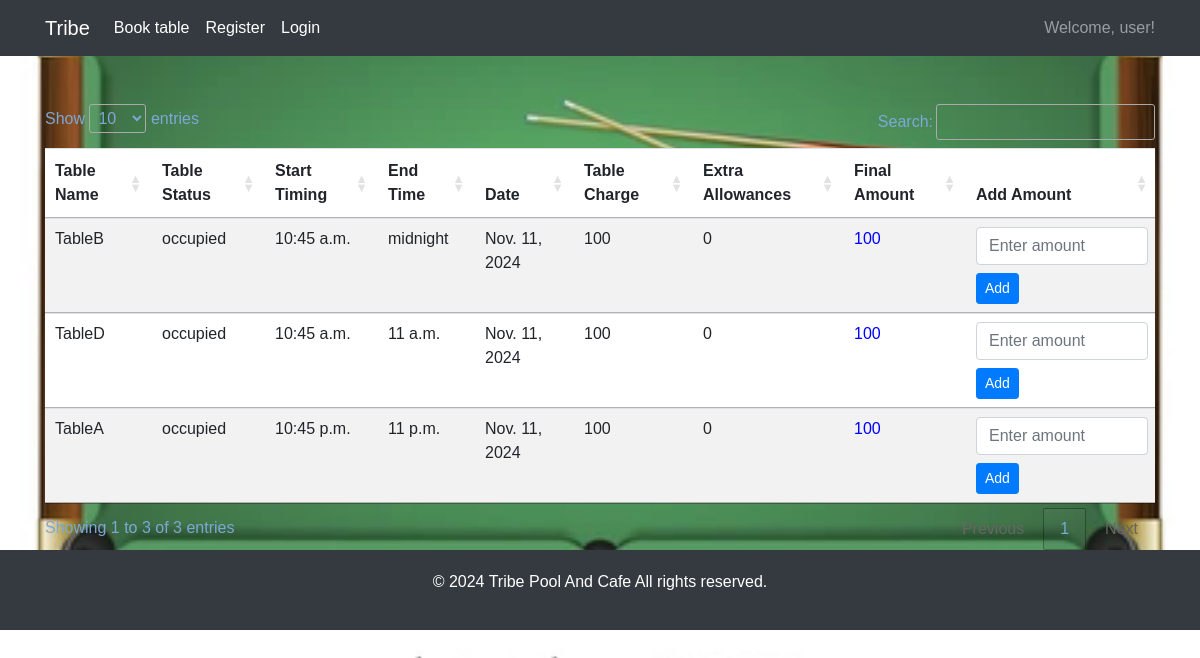
The app's page /bookingpageview/ with its own data.
### tribeapp/models.py (models this page shows, shortened)
class Table(models.Model):
    tablename = models.CharField(max_length=100)
    tablestatus = models.CharField(max_length=20, choices=[('occupied', 'Occupied'), ('reserved', 'Reserved')])
    start_timing = models.TimeField(null=True, blank=True,help_text="Enter an Time between 00:00 and 23:59")
    end_time = models.TimeField(null=True, blank=True,help_text="Enter an Time between 00:00 and 23:59")
    date = models.DateField()
    amount = models.PositiveIntegerField(default=100,validators=[MinValueValidator(50), MaxValueValidator(1000)],help_text="Enter an amount between 50 and 1000")
    extra_allowances = models.PositiveIntegerField(verbose_name="Extra Charges",default=0,blank=True,null=True,validators=[MinValueValidator(0), MaxValueValidator(1000)],)
    created_time = models.DateTimeField(auto_now_add=True)
    update_time = models.DateTimeField(auto_now=True)
    def total_amount(self):
        extra = self.extra_allowances if self.extra_allowances is not None else 0
        return self.amount + extra

### tribeapp/scripts/mainapppage.py (the view)
# urls.py: path('bookingpageview/', bookingpageview.as_view(), name='bookingpageview'),
class bookingpageview(TemplateView):
    def get(self, request, *args, **kwargs):
        tables = Table.objects.all().order_by('-update_time')
        return render(request,'booking.html',{"tables":tables})

### templates/booking.html (shortened to what this page needs)
{% load static %}
<!DOCTYPE html>
<html lang="en">
<head>
    <link rel="stylesheet" href="https://cdn.datatables.net/1.11.5/css/jquery.dataTables.min.css">
    <link href="https://cdn.jsdelivr.net/npm/bootstrap@5.3.0-alpha1/dist/css/bootstrap.min.css" rel="stylesheet">
    <link href="https://cdnjs.cloudflare.com/ajax/libs/font-awesome/6.0.0-beta3/css/all.min.css" rel="stylesheet">
    <link href="https://maxcdn.bootstrapcdn.com/bootstrap/4.5.2/css/bootstrap.min.css" rel="stylesheet">
</head>
<body>
    <nav class="navbar navbar-expand-lg navbar-dark">
        <div class="container">
            <a class="navbar-brand" href="{% url 'website_page' %}">Tribe</a>
            <div class="collapse navbar-collapse" id="navbarNav">
                <ul class="navbar-nav me-auto">
                    <li class="nav-item">
                        <a class="nav-link" href="{% url 'index' %}">Book table</a>
                    </li>
                    {% if not user.is_authenticated %}
                        <li class="nav-item">
                            <a class="nav-link" href="{% url 'register' %}">Register</a>
                        </li>
                        <li class="nav-item">
                            <a class="nav-link" href="{% url 'login_view' %}">Login</a>
                        </li>
                    {% endif %}
                </ul>
                {% if user.is_authenticated %}
                    <span class="navbar-text ms-auto">Welcome, {{ user.username }}!</span>
                {% else %}
                    <span class="navbar-text ms-auto">Welcome, user!</span>
                {% endif %}
            </div>
        </div>
    </nav>
    <div class="container mt-5">
        <div class="table-responsive">
            <table id="datatable" class="table table-striped">
                <thead>
                    <tr>
                        <th>Table Name</th>
                        <th>Table Status</th>
                        <th>Start Timing</th>
                        <th>End Time</th>
                        <th>Date</th>
                        <th>Table Charge</th>
                        <th>Extra Allowances</th>
                        <th>Final Amount</th>
                        <th>Add Amount</th>
                    </tr>
                </thead>
                <tbody>
                    {% for table in tables %}
                    <tr>
                        <td>{{ table.tablename }}</td>
                        <td>{{ table.tablestatus }}</td>
                        <td>{{ table.start_timing }}</td>
                        <td>{{ table.end_time }}</td>
                        <td>{{ table.date }}</td>
                        <td>{{ table.amount }}</td>
                        <td>{{ table.extra_allowances }}</td>
                        <td style="color: blue;">{{ table.total_amount }}</td>
                        <td>
                            <form method="POST">
                                <input type="number" name="add_amount" class="form-control" placeholder="Enter amount">
                                <button type="submit" class="btn btn-primary btn-sm mt-2 edit-btn">Add</button>
                            </form>
                        </td>
                    </tr>
                    {% empty %}
                    <tr>
                        <td colspan="11" class="text-center">No tables available.</td>
                    </tr>
                    {% endfor %}
                </tbody>
            </table>
        </div>
    </div>
    <footer class="footer text-center">
        <div class="container">
            <p>&copy; 2024 Tribe Pool And Cafe All rights reserved.</p>
        </div>
    </footer>
</body>
</html>

### records on screen
Table: tablename "TableB", tablestatus "occupied", start_timing "10:45 a.m.", end_time "midnight", date "Nov. 11, 2024", amount "100", extra_allowances "0", total_amount "100"
Table: tablename "TableD", tablestatus "occupied", start_timing "10:45 a.m.", end_time "11 a.m.", date "Nov. 11, 2024", amount "100", extra_allowances "0", total_amount "100"
Table: tablename "TableA", tablestatus "occupied", start_timing "10:45 p.m.", end_time "11 p.m.", date "Nov. 11, 2024", amount "100", extra_allowances "0", total_amount "100"
